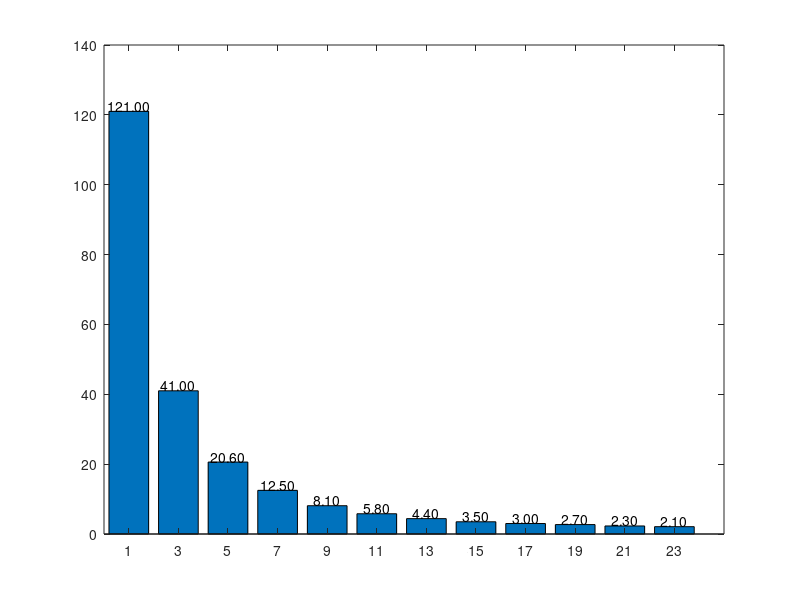

MATLAB code for this plot:
x=[1:2:23]';
y=abs([121 41 20.6 12.5 8.1 5.8 4.4 3.5 3 2.7 2.3 2.1]);
bar(x,y)
for i1=1:numel(y)
    text(x(i1),y(i1),num2str(y(i1),'%0.2f'),...
               'HorizontalAlignment','center',...
               'VerticalAlignment','bottom')
end